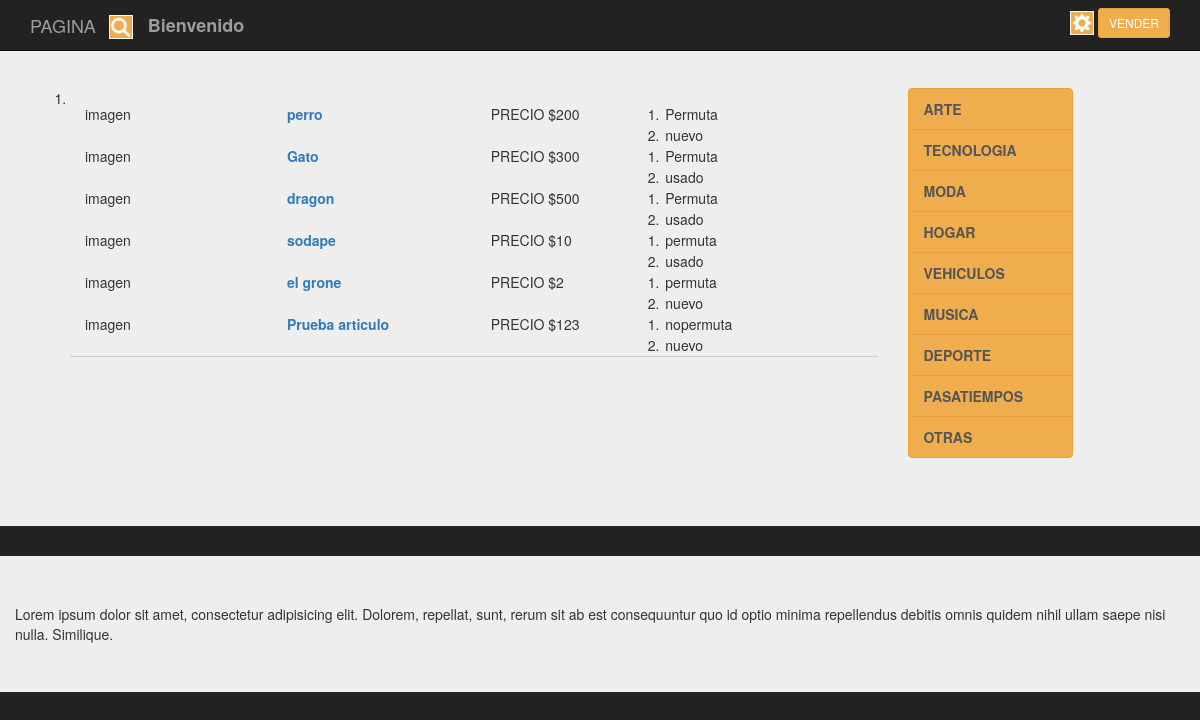
The app's page /backend/Presentacion/search.php, older data.
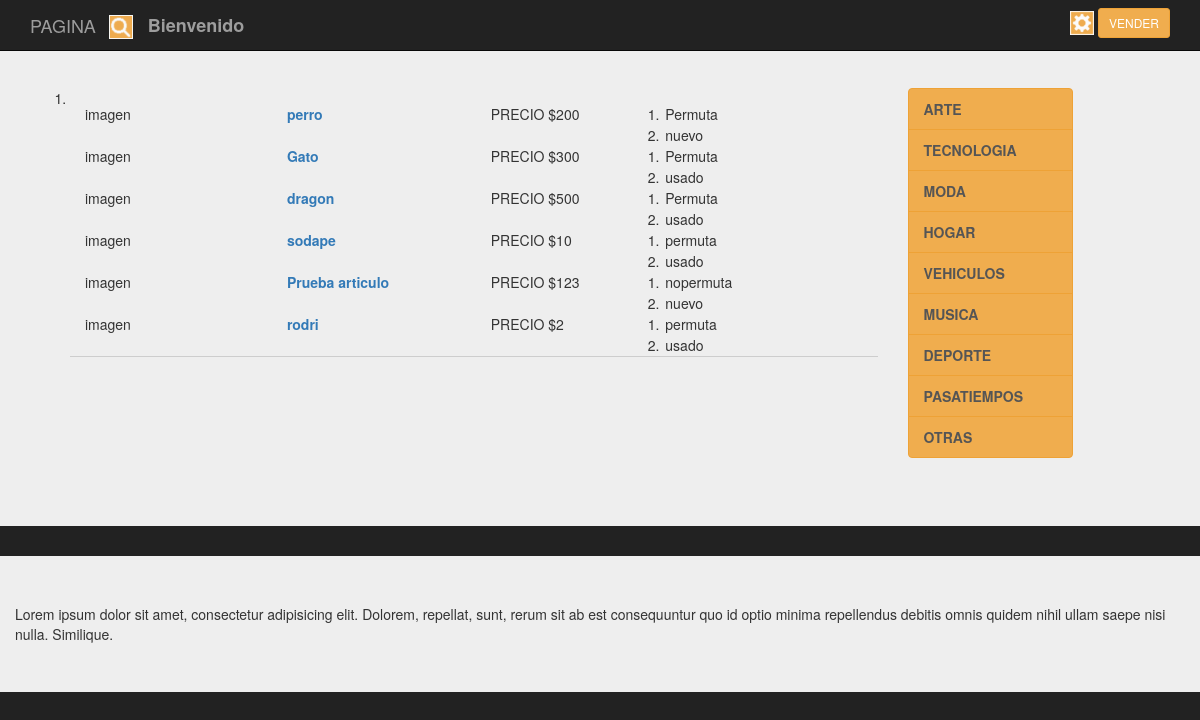
The same page, newer data.
### tables this page shows
CREATE TABLE `publicacion` (
  `id_pub` int(11) NOT NULL,
  `id_usup` int(11) NOT NULL,
  `nom_pub` varchar(40) DEFAULT NULL,
  `precio_pub` int(11) DEFAULT NULL,
  `stock_pub` int(11) DEFAULT NULL,
  `descripcion_pub` varchar(400) DEFAULT NULL,
  `img01_pub` varchar(20) DEFAULT NULL,
  `img02_pub` varchar(20) NOT NULL,
  `img03_pub` varchar(20) NOT NULL,
  `nuevo_pub` varchar(20) DEFAULT NULL,
  `fecha_pub` date DEFAULT NULL,
  `acepta_permuta_pub` varchar(20) DEFAULT NULL,
  `categoria_pub` varchar(20) DEFAULT NULL,
  `denuncia_pub` tinyint(1) DEFAULT NULL
);

### backend/clases/Publicacion.class.php (called while the page is built, shortened)
<?php
require_once('../persistencia/PersistenciaPublicacion.class.php');
class Publicacion
{
    public function consultaTodos($conex)
    {
      $pu=new PersistenciaPublicacion;
      $datos= $pu->consTodos($conex);
      return $datos;
    }
}
?>

### backend/persistencia/PersistenciaPublicacion.class.php (called while the page is built, shortened)
<?php
class PersistenciaPublicacion
{
   public function consTodos( $conex)
   {
        $sql = "select * from publicacion";
        $result = $conex->prepare($sql);
		$result->execute();
		$resultados=$result->fetchAll();
       return $resultados;
    }
 }
?>

### backend/Presentacion/search.php (the view, shortened to what this page needs)
<?php
require_once('../clases/Publicacion.class.php');
?>
<!doctype html>
<html lang="en">
<head>
<link rel="stylesheet" href="https://maxcdn.bootstrapcdn.com/bootstrap/3.3.7/css/bootstrap.min.css">
<link rel="stylesheet" href="../css/estilos.css">
	</head>
<body>
		<div class="container">
			<nav class="navbar navbar-inverse navbar-fixed-top">
				  <div class="container">
					<div class="navbar-header">
					  <a class="navbar-brand" href="#">PAGINA</a>
					  <div class="navbar-brand">
							<form class="forma-busqueda cf" action="/search.php" method="post">
								<input name="keywords" id="search_box" type="text" placeholder="" >
							</form>
					  </div>
					</div>
					<div id="navbar" class="navbar-collapse collapse">
					<div class="navbar-brand"><label>Bienvenido <?php echo $_SESSION["LOGIN"];?></label></div>
					  <form class="navbar-form navbar-right">
							<div class="dropdown">
								<a href="#" class="dropdown-toggle" data-toggle="dropdown" data-hover="dropdown">
								<img src="../images/engine-icon.png" alt="">
								</a>
								<a href="venta.php" class="btn btn-warning btn-sm">VENDER</a>
							</div>
					  </form>
					</div>
				  </div>
			</nav>
		</div>
		<div class="jumbotron">
			<div class="container">
				<section class="main row">
					<div class="col-md-9">
					<ol class="pre-scrollable">
						<li class="intem-resultado">
							<div class="container">
								<div class="row">
									<?php
										$conex = conectar();
										$d = new Publicacion();
										$datos_d=$d->consultaTodos($conex);
										$cuenta=count($datos_d);
									?>
									<?php
										for ($i=0;$i<$cuenta;$i++)
										{
										?>
											<div class="col-md-3">
											imagen
											</div>
											<div class="col-md-3">
											<strong>
												<a href="#" value="<?php echo $datos_d[$i][0]?>"  ><?php echo $datos_d[$i][2]?></a>
											</strong>
											</div>
											<div class="col-md-2">
												<strong>
												<option value="<?php echo $datos_d[$i][0]?>"  >PRECIO $<?php echo $datos_d[$i][3]?></option>
												</strong>
											</div>
											<div class="col-md-4">
												<ol>
													<li><option value="<?php echo $datos_d[$i][0]?>"  ><?php echo $datos_d[$i][11]?></option></li>
													<li><option value="<?php echo $datos_d[$i][0]?>"  ><?php echo $datos_d[$i][9]?></option></li>
												</ol>
											</div>
								<?php
								}
								?>
								</div>
							</div>
						</li>
					</ol>
					</div>
					<div>
						<div class="col-xs-6 col-sm-3 col-md-2 sidebar-offcanvas aling-left" id="sidebar">
						  <div class="list-group"><b>
						 	<a href="#" class="list-group-item">ARTE</a>
							<a href="#" class="list-group-item">TECNOLOGIA</a>
							<a href="#" class="list-group-item">MODA</a>
							<a href="#" class="list-group-item">HOGAR</a>
							<a href="#" class="list-group-item">VEHICULOS</a>
							<a href="#" class="list-group-item">MUSICA</a>
							<a href="#" class="list-group-item">DEPORTE</a>
							<a href="#" class="list-group-item">PASATIEMPOS</a>
							<a href="#" class="list-group-item">OTRAS</a>
							</b>
						  </div>
						</div>
					</div>
				</section>
			</div>
		</div>
		<div class="jumbotron">
		<div class="container">
			<div class="row">
			Lorem ipsum dolor sit amet, consectetur adipisicing elit. Dolorem, repellat, sunt, rerum sit ab est consequuntur quo id optio minima repellendus debitis omnis quidem nihil ullam saepe nisi nulla. Similique.
				</div>
		</div>
</body>
</html>

Row changes from the older to the newer data that the page shows:
removed publicacion: $datos_d[$i][0] 13 (drawn), nom_pub "el grone"
added publicacion: $datos_d[$i][0] 15 (drawn), nom_pub "rodri"
